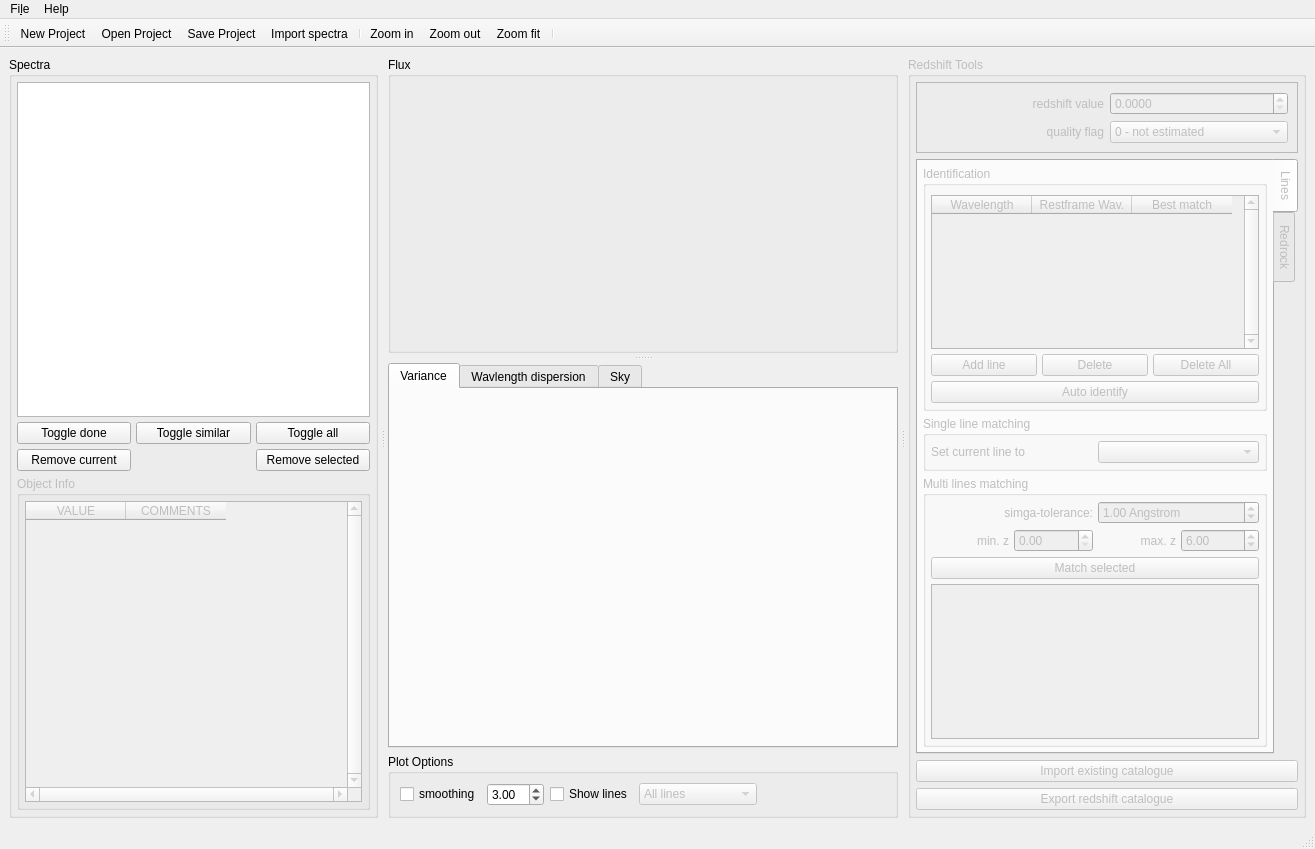
<?xml version="1.0" encoding="UTF-8"?>
<ui version="4.0">
 <class>MainWindow</class>
 <widget class="QMainWindow" name="MainWindow">
  <property name="geometry">
   <rect>
    <x>0</x>
    <y>0</y>
    <width>1315</width>
    <height>849</height>
   </rect>
  </property>
  <property name="sizePolicy">
   <sizepolicy hsizetype="Minimum" vsizetype="Preferred">
    <horstretch>0</horstretch>
    <verstretch>0</verstretch>
   </sizepolicy>
  </property>
  <property name="minimumSize">
   <size>
    <width>100</width>
    <height>100</height>
   </size>
  </property>
  <property name="windowTitle">
   <string>MainWindow</string>
  </property>
  <widget class="QWidget" name="central_widget">
   <layout class="QHBoxLayout" name="horizontalLayout">
    <item>
     <widget class="QSplitter" name="splitter_main">
      <property name="sizePolicy">
       <sizepolicy hsizetype="Expanding" vsizetype="Expanding">
        <horstretch>0</horstretch>
        <verstretch>0</verstretch>
       </sizepolicy>
      </property>
      <property name="frameShape">
       <enum>QFrame::NoFrame</enum>
      </property>
      <property name="frameShadow">
       <enum>QFrame::Plain</enum>
      </property>
      <property name="orientation">
       <enum>Qt::Horizontal</enum>
      </property>
      <property name="handleWidth">
       <number>10</number>
      </property>
      <widget class="QGroupBox" name="spec_group_box">
       <property name="sizePolicy">
        <sizepolicy hsizetype="MinimumExpanding" vsizetype="Expanding">
         <horstretch>0</horstretch>
         <verstretch>0</verstretch>
        </sizepolicy>
       </property>
       <property name="minimumSize">
        <size>
         <width>300</width>
         <height>0</height>
        </size>
       </property>
       <property name="autoFillBackground">
        <bool>false</bool>
       </property>
       <property name="title">
        <string>Spectra</string>
       </property>
       <property name="checkable">
        <bool>false</bool>
       </property>
       <layout class="QVBoxLayout" name="verticalLayout">
        <property name="spacing">
         <number>5</number>
        </property>
        <property name="leftMargin">
         <number>5</number>
        </property>
        <property name="topMargin">
         <number>5</number>
        </property>
        <property name="rightMargin">
         <number>5</number>
        </property>
        <property name="bottomMargin">
         <number>5</number>
        </property>
        <item>
         <widget class="QListWidget" name="spec_list_widget">
          <property name="sizePolicy">
           <sizepolicy hsizetype="Minimum" vsizetype="Expanding">
            <horstretch>0</horstretch>
            <verstretch>0</verstretch>
           </sizepolicy>
          </property>
         </widget>
        </item>
        <item>
         <layout class="QGridLayout" name="grid_layout">
          <item row="1" column="0">
           <widget class="QPushButton" name="remove_spec_button">
            <property name="text">
             <string>Remove current</string>
            </property>
           </widget>
          </item>
          <item row="0" column="2">
           <widget class="QPushButton" name="toggle_all_button">
            <property name="text">
             <string>Toggle all</string>
            </property>
           </widget>
          </item>
          <item row="0" column="1">
           <widget class="QPushButton" name="toggle_similar_button">
            <property name="text">
             <string>Toggle similar</string>
            </property>
           </widget>
          </item>
          <item row="0" column="0">
           <widget class="QPushButton" name="toggle_done_button">
            <property name="text">
             <string>Toggle done</string>
            </property>
           </widget>
          </item>
          <item row="1" column="2">
           <widget class="QPushButton" name="remove_selected_button">
            <property name="text">
             <string>Remove selected</string>
            </property>
           </widget>
          </item>
         </layout>
        </item>
        <item>
         <widget class="QGroupBox" name="info_group_box">
          <property name="enabled">
           <bool>false</bool>
          </property>
          <property name="sizePolicy">
           <sizepolicy hsizetype="Preferred" vsizetype="MinimumExpanding">
            <horstretch>0</horstretch>
            <verstretch>0</verstretch>
           </sizepolicy>
          </property>
          <property name="title">
           <string>Object Info</string>
          </property>
          <layout class="QVBoxLayout" name="verticalLayout_3">
           <property name="spacing">
            <number>5</number>
           </property>
           <property name="leftMargin">
            <number>5</number>
           </property>
           <property name="topMargin">
            <number>5</number>
           </property>
           <property name="rightMargin">
            <number>5</number>
           </property>
           <property name="bottomMargin">
            <number>5</number>
           </property>
           <item>
            <widget class="QTableWidget" name="obj_prop_table_widget">
             <property name="sizePolicy">
              <sizepolicy hsizetype="Minimum" vsizetype="Expanding">
               <horstretch>0</horstretch>
               <verstretch>0</verstretch>
              </sizepolicy>
             </property>
             <property name="verticalScrollBarPolicy">
              <enum>Qt::ScrollBarAlwaysOn</enum>
             </property>
             <property name="horizontalScrollBarPolicy">
              <enum>Qt::ScrollBarAlwaysOn</enum>
             </property>
             <property name="sizeAdjustPolicy">
              <enum>QAbstractScrollArea::AdjustIgnored</enum>
             </property>
             <property name="editTriggers">
              <set>QAbstractItemView::AnyKeyPressed|QAbstractItemView::EditKeyPressed</set>
             </property>
             <property name="alternatingRowColors">
              <bool>true</bool>
             </property>
             <property name="verticalScrollMode">
              <enum>QAbstractItemView::ScrollPerItem</enum>
             </property>
             <property name="horizontalScrollMode">
              <enum>QAbstractItemView::ScrollPerPixel</enum>
             </property>
             <attribute name="horizontalHeaderCascadingSectionResizes">
              <bool>true</bool>
             </attribute>
             <column>
              <property name="text">
               <string>VALUE</string>
              </property>
              <property name="font">
               <font>
                <bold>false</bold>
               </font>
              </property>
             </column>
             <column>
              <property name="text">
               <string>COMMENTS</string>
              </property>
             </column>
            </widget>
           </item>
          </layout>
         </widget>
        </item>
       </layout>
      </widget>
      <widget class="QWidget" name="layoutWidget">
       <layout class="QVBoxLayout" name="vertical_layout_2" stretch="0,0">
        <item>
         <widget class="QSplitter" name="splitter_plots">
          <property name="sizePolicy">
           <sizepolicy hsizetype="Expanding" vsizetype="Expanding">
            <horstretch>0</horstretch>
            <verstretch>0</verstretch>
           </sizepolicy>
          </property>
          <property name="frameShape">
           <enum>QFrame::NoFrame</enum>
          </property>
          <property name="frameShadow">
           <enum>QFrame::Plain</enum>
          </property>
          <property name="orientation">
           <enum>Qt::Vertical</enum>
          </property>
          <property name="handleWidth">
           <number>10</number>
          </property>
          <widget class="QGroupBox" name="flux_group_box">
           <property name="sizePolicy">
            <sizepolicy hsizetype="Expanding" vsizetype="Expanding">
             <horstretch>0</horstretch>
             <verstretch>0</verstretch>
            </sizepolicy>
           </property>
           <property name="title">
            <string>Flux</string>
           </property>
           <property name="flat">
            <bool>false</bool>
           </property>
           <layout class="QGridLayout" name="fluxGroupBoxGridLayout">
            <property name="leftMargin">
             <number>0</number>
            </property>
            <property name="topMargin">
             <number>0</number>
            </property>
            <property name="rightMargin">
             <number>0</number>
            </property>
            <property name="bottomMargin">
             <number>0</number>
            </property>
            <property name="spacing">
             <number>0</number>
            </property>
            <item row="0" column="0">
             <widget class="QWidget" name="flux_container_widget" native="true">
              <property name="sizePolicy">
               <sizepolicy hsizetype="Expanding" vsizetype="Expanding">
                <horstretch>0</horstretch>
                <verstretch>0</verstretch>
               </sizepolicy>
              </property>
              <layout class="QHBoxLayout" name="flux_widget_layout">
               <property name="spacing">
                <number>0</number>
               </property>
               <property name="leftMargin">
                <number>0</number>
               </property>
               <property name="topMargin">
                <number>0</number>
               </property>
               <property name="rightMargin">
                <number>0</number>
               </property>
               <property name="bottomMargin">
                <number>0</number>
               </property>
              </layout>
             </widget>
            </item>
           </layout>
          </widget>
          <widget class="QTabWidget" name="other_charts_tab_widget">
           <property name="sizePolicy">
            <sizepolicy hsizetype="Expanding" vsizetype="Expanding">
             <horstretch>0</horstretch>
             <verstretch>0</verstretch>
            </sizepolicy>
           </property>
           <property name="minimumSize">
            <size>
             <width>0</width>
             <height>100</height>
            </size>
           </property>
           <property name="currentIndex">
            <number>0</number>
           </property>
           <widget class="QWidget" name="container_tab_var">
            <attribute name="title">
             <string>Variance</string>
            </attribute>
            <layout class="QGridLayout" name="var_widget_layout">
             <property name="leftMargin">
              <number>0</number>
             </property>
             <property name="topMargin">
              <number>0</number>
             </property>
             <property name="rightMargin">
              <number>0</number>
             </property>
             <property name="bottomMargin">
              <number>0</number>
             </property>
             <property name="spacing">
              <number>0</number>
             </property>
            </layout>
           </widget>
           <widget class="QWidget" name="container_tab_wd">
            <attribute name="title">
             <string>Wavlength dispersion</string>
            </attribute>
            <layout class="QGridLayout" name="wdisp_widget_layout">
             <property name="leftMargin">
              <number>0</number>
             </property>
             <property name="topMargin">
              <number>0</number>
             </property>
             <property name="rightMargin">
              <number>0</number>
             </property>
             <property name="bottomMargin">
              <number>0</number>
             </property>
             <property name="spacing">
              <number>0</number>
             </property>
            </layout>
           </widget>
           <widget class="QWidget" name="container_tab_sky">
            <attribute name="title">
             <string>Sky</string>
            </attribute>
            <layout class="QGridLayout" name="sky_widget_layout">
             <property name="leftMargin">
              <number>0</number>
             </property>
             <property name="topMargin">
              <number>0</number>
             </property>
             <property name="rightMargin">
              <number>0</number>
             </property>
             <property name="bottomMargin">
              <number>0</number>
             </property>
             <property name="spacing">
              <number>0</number>
             </property>
            </layout>
           </widget>
          </widget>
         </widget>
        </item>
        <item>
         <widget class="QGroupBox" name="plot_group_box">
          <property name="enabled">
           <bool>true</bool>
          </property>
          <property name="sizePolicy">
           <sizepolicy hsizetype="Expanding" vsizetype="Preferred">
            <horstretch>0</horstretch>
            <verstretch>0</verstretch>
           </sizepolicy>
          </property>
          <property name="title">
           <string>Plot Options</string>
          </property>
          <layout class="QVBoxLayout" name="verticalLayout_11">
           <item>
            <layout class="QHBoxLayout" name="horizontal_layout_2">
             <item>
              <widget class="QCheckBox" name="smoothing_check_box">
               <property name="text">
                <string>smoothing</string>
               </property>
              </widget>
             </item>
             <item>
              <widget class="QDoubleSpinBox" name="smoothing_dspinbox">
               <property name="minimum">
                <double>0.000000000000000</double>
               </property>
               <property name="maximum">
                <double>10.000000000000000</double>
               </property>
               <property name="value">
                <double>3.000000000000000</double>
               </property>
              </widget>
             </item>
             <item>
              <widget class="QCheckBox" name="show_lines_check_box">
               <property name="enabled">
                <bool>true</bool>
               </property>
               <property name="text">
                <string>Show lines</string>
               </property>
              </widget>
             </item>
             <item>
              <widget class="QComboBox" name="show_lines_combo_box">
               <property name="enabled">
                <bool>false</bool>
               </property>
               <item>
                <property name="text">
                 <string>All lines</string>
                </property>
               </item>
               <item>
                <property name="text">
                 <string>Emission lines</string>
                </property>
               </item>
               <item>
                <property name="text">
                 <string>Absorption lines</string>
                </property>
               </item>
              </widget>
             </item>
             <item>
              <spacer name="horizontal_spacer_2">
               <property name="orientation">
                <enum>Qt::Horizontal</enum>
               </property>
               <property name="sizeHint" stdset="0">
                <size>
                 <width>40</width>
                 <height>20</height>
                </size>
               </property>
              </spacer>
             </item>
            </layout>
           </item>
          </layout>
         </widget>
        </item>
       </layout>
      </widget>
      <widget class="QGroupBox" name="red_group_box">
       <property name="enabled">
        <bool>false</bool>
       </property>
       <property name="sizePolicy">
        <sizepolicy hsizetype="Minimum" vsizetype="MinimumExpanding">
         <horstretch>0</horstretch>
         <verstretch>0</verstretch>
        </sizepolicy>
       </property>
       <property name="minimumSize">
        <size>
         <width>300</width>
         <height>0</height>
        </size>
       </property>
       <property name="title">
        <string>Redshift Tools</string>
       </property>
       <layout class="QVBoxLayout" name="verticalLayout_4">
        <property name="leftMargin">
         <number>5</number>
        </property>
        <property name="topMargin">
         <number>5</number>
        </property>
        <property name="rightMargin">
         <number>5</number>
        </property>
        <property name="bottomMargin">
         <number>5</number>
        </property>
        <item>
         <widget class="QFrame" name="frame">
          <property name="sizePolicy">
           <sizepolicy hsizetype="Minimum" vsizetype="Minimum">
            <horstretch>0</horstretch>
            <verstretch>0</verstretch>
           </sizepolicy>
          </property>
          <property name="frameShape">
           <enum>QFrame::StyledPanel</enum>
          </property>
          <layout class="QGridLayout" name="gridLayout" columnstretch="0,0">
           <item row="1" column="0">
            <widget class="QLabel" name="label_4">
             <property name="sizePolicy">
              <sizepolicy hsizetype="Minimum" vsizetype="Minimum">
               <horstretch>0</horstretch>
               <verstretch>0</verstretch>
              </sizepolicy>
             </property>
             <property name="text">
              <string>quality flag</string>
             </property>
             <property name="alignment">
              <set>Qt::AlignRight|Qt::AlignTrailing|Qt::AlignVCenter</set>
             </property>
            </widget>
           </item>
           <item row="1" column="1">
            <widget class="QComboBox" name="qflag_combo_box">
             <property name="sizePolicy">
              <sizepolicy hsizetype="Minimum" vsizetype="Minimum">
               <horstretch>0</horstretch>
               <verstretch>0</verstretch>
              </sizepolicy>
             </property>
             <item>
              <property name="text">
               <string>0 - not estimated</string>
              </property>
             </item>
             <item>
              <property name="text">
               <string>1 - unreliable</string>
              </property>
             </item>
             <item>
              <property name="text">
               <string>2 - likely</string>
              </property>
             </item>
             <item>
              <property name="text">
               <string>3 - secure</string>
              </property>
             </item>
             <item>
              <property name="text">
               <string>9 - from one line</string>
              </property>
             </item>
            </widget>
           </item>
           <item row="0" column="0">
            <widget class="QLabel" name="label">
             <property name="sizePolicy">
              <sizepolicy hsizetype="Minimum" vsizetype="Minimum">
               <horstretch>0</horstretch>
               <verstretch>0</verstretch>
              </sizepolicy>
             </property>
             <property name="text">
              <string>redshift value</string>
             </property>
             <property name="alignment">
              <set>Qt::AlignRight|Qt::AlignTrailing|Qt::AlignVCenter</set>
             </property>
            </widget>
           </item>
           <item row="0" column="1">
            <widget class="QDoubleSpinBox" name="z_dspinbox">
             <property name="decimals">
              <number>4</number>
             </property>
             <property name="singleStep">
              <double>0.001000000000000</double>
             </property>
             <property name="stepType">
              <enum>QAbstractSpinBox::DefaultStepType</enum>
             </property>
            </widget>
           </item>
          </layout>
         </widget>
        </item>
        <item>
         <widget class="QTabWidget" name="tab_widget">
          <property name="sizePolicy">
           <sizepolicy hsizetype="Minimum" vsizetype="Expanding">
            <horstretch>0</horstretch>
            <verstretch>0</verstretch>
           </sizepolicy>
          </property>
          <property name="tabPosition">
           <enum>QTabWidget::East</enum>
          </property>
          <property name="tabShape">
           <enum>QTabWidget::Rounded</enum>
          </property>
          <property name="currentIndex">
           <number>0</number>
          </property>
          <widget class="QWidget" name="tab_lines">
           <attribute name="title">
            <string>Lines</string>
           </attribute>
           <layout class="QVBoxLayout" name="verticalLayout_5">
            <property name="spacing">
             <number>5</number>
            </property>
            <property name="leftMargin">
             <number>5</number>
            </property>
            <property name="topMargin">
             <number>5</number>
            </property>
            <property name="rightMargin">
             <number>5</number>
            </property>
            <property name="bottomMargin">
             <number>5</number>
            </property>
            <item>
             <widget class="QGroupBox" name="group_box_4">
              <property name="sizePolicy">
               <sizepolicy hsizetype="Minimum" vsizetype="Preferred">
                <horstretch>0</horstretch>
                <verstretch>0</verstretch>
               </sizepolicy>
              </property>
              <property name="title">
               <string>Identification</string>
              </property>
              <layout class="QVBoxLayout" name="verticalLayout_6">
               <property name="spacing">
                <number>5</number>
               </property>
               <property name="leftMargin">
                <number>5</number>
               </property>
               <property name="rightMargin">
                <number>5</number>
               </property>
               <property name="bottomMargin">
                <number>5</number>
               </property>
               <item>
                <widget class="QTableWidget" name="lines_table_widget">
                 <property name="sizePolicy">
                  <sizepolicy hsizetype="Minimum" vsizetype="Expanding">
                   <horstretch>0</horstretch>
                   <verstretch>0</verstretch>
                  </sizepolicy>
                 </property>
                 <property name="verticalScrollBarPolicy">
                  <enum>Qt::ScrollBarAlwaysOn</enum>
                 </property>
                 <property name="columnCount">
                  <number>3</number>
                 </property>
                 <column>
                  <property name="text">
                   <string>Wavelength</string>
                  </property>
                 </column>
                 <column>
                  <property name="text">
                   <string>Restframe Wav.</string>
                  </property>
                 </column>
                 <column>
                  <property name="text">
                   <string>Best match</string>
                  </property>
                 </column>
                </widget>
               </item>
               <item>
                <layout class="QGridLayout" name="grid_layout_2">
                 <item row="0" column="1">
                  <widget class="QPushButton" name="delete_line_button">
                   <property name="text">
                    <string>Delete</string>
                   </property>
                  </widget>
                 </item>
                 <item row="0" column="0">
                  <widget class="QPushButton" name="add_line_button">
                   <property name="text">
                    <string>Add line</string>
                   </property>
                  </widget>
                 </item>
                 <item row="0" column="2">
                  <widget class="QPushButton" name="delete_lines_button">
                   <property name="text">
                    <string>Delete All</string>
                   </property>
                  </widget>
                 </item>
                </layout>
               </item>
               <item>
                <widget class="QPushButton" name="lines_auto_button">
                 <property name="text">
                  <string>Auto identify</string>
                 </property>
                </widget>
               </item>
              </layout>
             </widget>
            </item>
            <item>
             <widget class="QGroupBox" name="group_box">
              <property name="title">
               <string>Single line matching</string>
              </property>
              <layout class="QGridLayout" name="gridLayout_2">
               <property name="leftMargin">
                <number>5</number>
               </property>
               <property name="topMargin">
                <number>5</number>
               </property>
               <property name="rightMargin">
                <number>5</number>
               </property>
               <property name="bottomMargin">
                <number>5</number>
               </property>
               <property name="horizontalSpacing">
                <number>5</number>
               </property>
               <item row="0" column="1">
                <widget class="QComboBox" name="single_line_combo_box"/>
               </item>
               <item row="0" column="0">
                <widget class="QLabel" name="label_6">
                 <property name="text">
                  <string>Set current line to</string>
                 </property>
                </widget>
               </item>
              </layout>
             </widget>
            </item>
            <item>
             <widget class="QGroupBox" name="group_box_7">
              <property name="title">
               <string>Multi lines matching</string>
              </property>
              <layout class="QVBoxLayout" name="verticalLayout_12">
               <property name="spacing">
                <number>5</number>
               </property>
               <property name="leftMargin">
                <number>5</number>
               </property>
               <property name="topMargin">
                <number>5</number>
               </property>
               <property name="rightMargin">
                <number>5</number>
               </property>
               <property name="bottomMargin">
                <number>5</number>
               </property>
               <item>
                <layout class="QHBoxLayout" name="horizontal_layout_5">
                 <item>
                  <widget class="QLabel" name="label_3">
                   <property name="text">
                    <string>simga-tolerance:</string>
                   </property>
                   <property name="alignment">
                    <set>Qt::AlignRight|Qt::AlignTrailing|Qt::AlignVCenter</set>
                   </property>
                  </widget>
                 </item>
                 <item>
                  <widget class="QDoubleSpinBox" name="lines_tol_dspinbox">
                   <property name="suffix">
                    <string> Angstrom</string>
                   </property>
                   <property name="minimum">
                    <double>0.100000000000000</double>
                   </property>
                   <property name="maximum">
                    <double>99.000000000000000</double>
                   </property>
                   <property name="singleStep">
                    <double>0.100000000000000</double>
                   </property>
                   <property name="value">
                    <double>1.000000000000000</double>
                   </property>
                  </widget>
                 </item>
                </layout>
               </item>
               <item>
                <layout class="QHBoxLayout" name="horizontal_layout_7">
                 <item>
                  <widget class="QLabel" name="label_5">
                   <property name="text">
                    <string>min. z</string>
                   </property>
                   <property name="alignment">
                    <set>Qt::AlignRight|Qt::AlignTrailing|Qt::AlignVCenter</set>
                   </property>
                  </widget>
                 </item>
                 <item>
                  <widget class="QDoubleSpinBox" name="z_min_dspinbox">
                   <property name="maximum">
                    <double>999.000000000000000</double>
                   </property>
                   <property name="singleStep">
                    <double>0.001000000000000</double>
                   </property>
                  </widget>
                 </item>
                 <item>
                  <widget class="QLabel" name="label_2">
                   <property name="text">
                    <string>max. z</string>
                   </property>
                   <property name="alignment">
                    <set>Qt::AlignRight|Qt::AlignTrailing|Qt::AlignVCenter</set>
                   </property>
                  </widget>
                 </item>
                 <item>
                  <widget class="QDoubleSpinBox" name="z_max_dspinbox">
                   <property name="value">
                    <double>6.000000000000000</double>
                   </property>
                  </widget>
                 </item>
                </layout>
               </item>
               <item>
                <widget class="QPushButton" name="match_lines_button">
                 <property name="text">
                  <string>Match selected</string>
                 </property>
                </widget>
               </item>
               <item>
                <widget class="QListWidget" name="lines_match_list_widget"/>
               </item>
              </layout>
             </widget>
            </item>
           </layout>
          </widget>
          <widget class="QWidget" name="tab_rr">
           <attribute name="title">
            <string>Redrock</string>
           </attribute>
           <layout class="QVBoxLayout" name="verticalLayout_7">
            <property name="spacing">
             <number>5</number>
            </property>
            <property name="leftMargin">
             <number>5</number>
            </property>
            <property name="topMargin">
             <number>5</number>
            </property>
            <property name="rightMargin">
             <number>5</number>
            </property>
            <property name="bottomMargin">
             <number>5</number>
            </property>
            <item>
             <widget class="QGroupBox" name="group_box_5">
              <property name="title">
               <string>Options</string>
              </property>
              <layout class="QVBoxLayout" name="verticalLayout_8">
               <property name="spacing">
                <number>5</number>
               </property>
               <property name="leftMargin">
                <number>5</number>
               </property>
               <property name="topMargin">
                <number>5</number>
               </property>
               <property name="rightMargin">
                <number>5</number>
               </property>
               <property name="bottomMargin">
                <number>5</number>
               </property>
               <item>
                <widget class="QRadioButton" name="redrock_all_radio">
                 <property name="text">
                  <string>for all ob&amp;jects</string>
                 </property>
                 <property name="checked">
                  <bool>true</bool>
                 </property>
                </widget>
               </item>
               <item>
                <widget class="QRadioButton" name="redrock_selected_radio">
                 <property name="text">
                  <string>for selected objects onl&amp;y</string>
                 </property>
                </widget>
               </item>
               <item>
                <widget class="QRadioButton" name="redrock_current_radio">
                 <property name="text">
                  <string>for c&amp;urrent object only</string>
                 </property>
                 <property name="checked">
                  <bool>false</bool>
                 </property>
                </widget>
               </item>
              </layout>
             </widget>
            </item>
            <item>
             <widget class="QGroupBox" name="group_box_6">
              <property name="title">
               <string>Status</string>
              </property>
              <layout class="QVBoxLayout" name="verticalLayout_9">
               <property name="spacing">
                <number>5</number>
               </property>
               <property name="leftMargin">
                <number>5</number>
               </property>
               <property name="topMargin">
                <number>5</number>
               </property>
               <property name="rightMargin">
                <number>5</number>
               </property>
               <property name="bottomMargin">
                <number>5</number>
               </property>
               <item>
                <widget class="QTextEdit" name="redrock_text_edit">
                 <property name="verticalScrollBarPolicy">
                  <enum>Qt::ScrollBarAlwaysOn</enum>
                 </property>
                 <property name="horizontalScrollBarPolicy">
                  <enum>Qt::ScrollBarAlwaysOn</enum>
                 </property>
                 <property name="undoRedoEnabled">
                  <bool>false</bool>
                 </property>
                 <property name="lineWrapMode">
                  <enum>QTextEdit::NoWrap</enum>
                 </property>
                 <property name="readOnly">
                  <bool>true</bool>
                 </property>
                 <property name="markdown">
                  <string notr="true"/>
                 </property>
                 <property name="html">
                  <string notr="true">&lt;!DOCTYPE HTML PUBLIC &quot;-//W3C//DTD HTML 4.0//EN&quot; &quot;http://www.w3.org/TR/REC-html40/strict.dtd&quot;&gt;
&lt;html&gt;&lt;head&gt;&lt;meta name=&quot;qrichtext&quot; content=&quot;1&quot; /&gt;&lt;meta charset=&quot;utf-8&quot; /&gt;&lt;style type=&quot;text/css&quot;&gt;
p, li { white-space: pre-wrap; }
hr { height: 1px; border-width: 0; }
li.unchecked::marker { content: &quot;\2610&quot;; }
li.checked::marker { content: &quot;\2612&quot;; }
&lt;/style&gt;&lt;/head&gt;&lt;body style=&quot; font-family:'Noto Sans'; font-size:10pt; font-weight:400; font-style:normal;&quot;&gt;
&lt;p style=&quot;-qt-paragraph-type:empty; margin-top:0px; margin-bottom:0px; margin-left:0px; margin-right:0px; -qt-block-indent:0; text-indent:0px;&quot;&gt;&lt;br /&gt;&lt;/p&gt;&lt;/body&gt;&lt;/html&gt;</string>
                 </property>
                 <property name="placeholderText">
                  <string notr="true"/>
                 </property>
                </widget>
               </item>
               <item>
                <widget class="QProgressBar" name="redrock_progress_bar">
                 <property name="value">
                  <number>0</number>
                 </property>
                </widget>
               </item>
              </layout>
             </widget>
            </item>
            <item>
             <widget class="QPushButton" name="redrock_run_button">
              <property name="text">
               <string>Run</string>
              </property>
             </widget>
            </item>
           </layout>
          </widget>
         </widget>
        </item>
        <item>
         <widget class="QPushButton" name="import_zcat_button">
          <property name="text">
           <string>Import existing catalogue</string>
          </property>
         </widget>
        </item>
        <item>
         <widget class="QPushButton" name="export_zcat_button">
          <property name="text">
           <string>Export redshift catalogue</string>
          </property>
         </widget>
        </item>
       </layout>
      </widget>
     </widget>
    </item>
   </layout>
  </widget>
  <widget class="QMenuBar" name="menubar">
   <property name="geometry">
    <rect>
     <x>0</x>
     <y>0</y>
     <width>1315</width>
     <height>23</height>
    </rect>
   </property>
   <widget class="QMenu" name="menuFile">
    <property name="title">
     <string>Fi&amp;le</string>
    </property>
    <addaction name="action_open_project"/>
    <addaction name="action_save_project"/>
    <addaction name="action_save_project_as"/>
    <addaction name="separator"/>
    <addaction name="action_import_spectra"/>
    <addaction name="separator"/>
    <addaction name="action_close_all"/>
    <addaction name="separator"/>
    <addaction name="action_exit"/>
   </widget>
   <widget class="QMenu" name="menu_about">
    <property name="title">
     <string>Help</string>
    </property>
    <addaction name="separator"/>
    <addaction name="action_online_user_manual"/>
    <addaction name="separator"/>
    <addaction name="action_controls_layout"/>
    <addaction name="action_about"/>
   </widget>
   <addaction name="menuFile"/>
   <addaction name="menu_about"/>
  </widget>
  <widget class="QStatusBar" name="statusbar"/>
  <widget class="QToolBar" name="toolBar">
   <property name="windowTitle">
    <string>toolBar</string>
   </property>
   <property name="toolButtonStyle">
    <enum>Qt::ToolButtonTextBesideIcon</enum>
   </property>
   <attribute name="toolBarArea">
    <enum>TopToolBarArea</enum>
   </attribute>
   <attribute name="toolBarBreak">
    <bool>false</bool>
   </attribute>
   <addaction name="action_new_project"/>
   <addaction name="action_open_project"/>
   <addaction name="action_save_project"/>
   <addaction name="action_import_spectra"/>
   <addaction name="separator"/>
   <addaction name="action_zoom_in"/>
   <addaction name="action_zoom_out"/>
   <addaction name="action_zoom_fit"/>
   <addaction name="separator"/>
  </widget>
  <action name="action_open_project">
   <property name="icon">
    <iconset theme="document-open"/>
   </property>
   <property name="text">
    <string>&amp;Open Project</string>
   </property>
   <property name="toolTip">
    <string>Open Project</string>
   </property>
  </action>
  <action name="action_save_project">
   <property name="icon">
    <iconset theme="document-save"/>
   </property>
   <property name="text">
    <string>&amp;Save Project</string>
   </property>
   <property name="toolTip">
    <string>Save current session to a file</string>
   </property>
  </action>
  <action name="action_import_spectra">
   <property name="icon">
    <iconset theme="list-add"/>
   </property>
   <property name="text">
    <string>&amp;Import spectra</string>
   </property>
  </action>
  <action name="action_exit">
   <property name="icon">
    <iconset theme="application-exit"/>
   </property>
   <property name="text">
    <string>&amp;Exit</string>
   </property>
  </action>
  <action name="action_close_all">
   <property name="icon">
    <iconset theme="edit-delete"/>
   </property>
   <property name="text">
    <string>&amp;Remove All</string>
   </property>
  </action>
  <action name="action_save_project_as">
   <property name="icon">
    <iconset theme="document-save-as"/>
   </property>
   <property name="text">
    <string>Save &amp;Project As...</string>
   </property>
   <property name="toolTip">
    <string>Save current session to as file ...</string>
   </property>
  </action>
  <action name="action_zoom_in">
   <property name="icon">
    <iconset theme="zoom-in"/>
   </property>
   <property name="text">
    <string>Zoom in</string>
   </property>
   <property name="toolTip">
    <string>Zoom in</string>
   </property>
   <property name="menuRole">
    <enum>QAction::NoRole</enum>
   </property>
  </action>
  <action name="action_zoom_out">
   <property name="icon">
    <iconset theme="zoom-out"/>
   </property>
   <property name="text">
    <string>Zoom out</string>
   </property>
   <property name="toolTip">
    <string>Zoom out</string>
   </property>
   <property name="menuRole">
    <enum>QAction::NoRole</enum>
   </property>
  </action>
  <action name="action_zoom_fit">
   <property name="icon">
    <iconset theme="zoom-original"/>
   </property>
   <property name="text">
    <string>Zoom fit</string>
   </property>
   <property name="toolTip">
    <string>Zoom fit</string>
   </property>
   <property name="menuRole">
    <enum>QAction::NoRole</enum>
   </property>
  </action>
  <action name="action_new_project">
   <property name="icon">
    <iconset theme="document-new"/>
   </property>
   <property name="text">
    <string>New Project</string>
   </property>
   <property name="toolTip">
    <string>Start a new empty project</string>
   </property>
   <property name="menuRole">
    <enum>QAction::NoRole</enum>
   </property>
  </action>
  <action name="action_online_user_manual">
   <property name="text">
    <string>&amp;Online user manual</string>
   </property>
  </action>
  <action name="action_about">
   <property name="icon">
    <iconset theme="dialog-information"/>
   </property>
   <property name="text">
    <string>&amp;About</string>
   </property>
  </action>
  <action name="action_controls_layout">
   <property name="icon">
    <iconset theme="accessories-character-map"/>
   </property>
   <property name="text">
    <string>&amp;Controls layout</string>
   </property>
  </action>
 </widget>
 <resources/>
 <connections>
  <connection>
   <sender>show_lines_check_box</sender>
   <signal>toggled(bool)</signal>
   <receiver>show_lines_combo_box</receiver>
   <slot>setEnabled(bool)</slot>
   <hints>
    <hint type="sourcelabel">
     <x>553</x>
     <y>672</y>
    </hint>
    <hint type="destinationlabel">
     <x>594</x>
     <y>672</y>
    </hint>
   </hints>
  </connection>
 </connections>
</ui>
